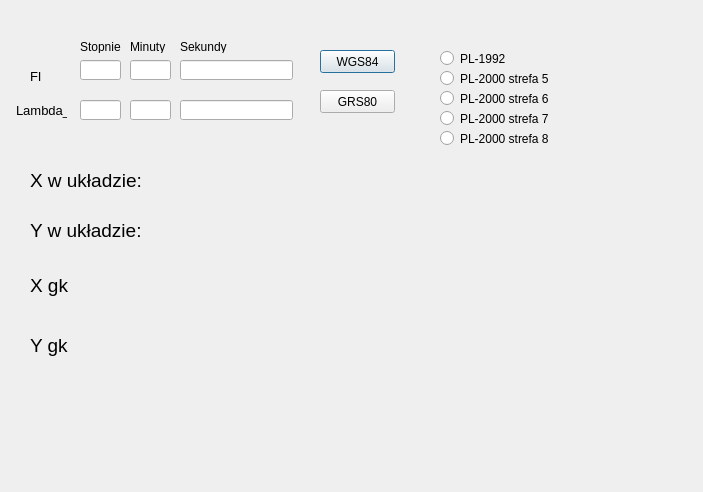
<?xml version="1.0" encoding="UTF-8"?>
<ui version="4.0">
 <class>Dialog</class>
 <widget class="QDialog" name="Dialog">
  <property name="geometry">
   <rect>
    <x>0</x>
    <y>0</y>
    <width>703</width>
    <height>492</height>
   </rect>
  </property>
  <property name="windowTitle">
   <string>Dialog</string>
  </property>
  <widget class="QLabel" name="phi">
   <property name="geometry">
    <rect>
     <x>30</x>
     <y>70</y>
     <width>47</width>
     <height>13</height>
    </rect>
   </property>
   <property name="font">
    <font>
     <pointsize>10</pointsize>
    </font>
   </property>
   <property name="text">
    <string>FI</string>
   </property>
  </widget>
  <widget class="QLabel" name="lambda_">
   <property name="geometry">
    <rect>
     <x>16</x>
     <y>100</y>
     <width>51</width>
     <height>20</height>
    </rect>
   </property>
   <property name="font">
    <font>
     <pointsize>10</pointsize>
    </font>
   </property>
   <property name="text">
    <string>Lambda_</string>
   </property>
  </widget>
  <widget class="QLineEdit" name="fi_stopnie_wprowadz">
   <property name="geometry">
    <rect>
     <x>80</x>
     <y>60</y>
     <width>41</width>
     <height>20</height>
    </rect>
   </property>
   <property name="tabletTracking">
    <bool>false</bool>
   </property>
   <property name="autoFillBackground">
    <bool>false</bool>
   </property>
  </widget>
  <widget class="QLineEdit" name="fi_minuty_wprowadz">
   <property name="geometry">
    <rect>
     <x>130</x>
     <y>60</y>
     <width>41</width>
     <height>20</height>
    </rect>
   </property>
  </widget>
  <widget class="QLineEdit" name="fi_sekundy_wprowadz">
   <property name="geometry">
    <rect>
     <x>180</x>
     <y>60</y>
     <width>113</width>
     <height>20</height>
    </rect>
   </property>
  </widget>
  <widget class="QLineEdit" name="lambda_stopnie_wprowadz">
   <property name="geometry">
    <rect>
     <x>80</x>
     <y>100</y>
     <width>41</width>
     <height>20</height>
    </rect>
   </property>
  </widget>
  <widget class="QLineEdit" name="lambda_minuty_wprowadz">
   <property name="geometry">
    <rect>
     <x>130</x>
     <y>100</y>
     <width>41</width>
     <height>20</height>
    </rect>
   </property>
  </widget>
  <widget class="QLineEdit" name="lambda_sekundy_wprowadz">
   <property name="geometry">
    <rect>
     <x>180</x>
     <y>100</y>
     <width>113</width>
     <height>20</height>
    </rect>
   </property>
  </widget>
  <widget class="QLabel" name="stopnie">
   <property name="geometry">
    <rect>
     <x>80</x>
     <y>40</y>
     <width>47</width>
     <height>13</height>
    </rect>
   </property>
   <property name="text">
    <string>Stopnie</string>
   </property>
  </widget>
  <widget class="QLabel" name="minuty">
   <property name="geometry">
    <rect>
     <x>130</x>
     <y>40</y>
     <width>47</width>
     <height>13</height>
    </rect>
   </property>
   <property name="text">
    <string>Minuty</string>
   </property>
  </widget>
  <widget class="QLabel" name="sekundy">
   <property name="geometry">
    <rect>
     <x>180</x>
     <y>40</y>
     <width>47</width>
     <height>13</height>
    </rect>
   </property>
   <property name="text">
    <string>Sekundy</string>
   </property>
  </widget>
  <widget class="QRadioButton" name="pl2000_str5">
   <property name="geometry">
    <rect>
     <x>440</x>
     <y>70</y>
     <width>181</width>
     <height>17</height>
    </rect>
   </property>
   <property name="text">
    <string>PL-2000 strefa 5</string>
   </property>
  </widget>
  <widget class="QRadioButton" name="pl1992">
   <property name="geometry">
    <rect>
     <x>440</x>
     <y>50</y>
     <width>82</width>
     <height>17</height>
    </rect>
   </property>
   <property name="text">
    <string>PL-1992</string>
   </property>
  </widget>
  <widget class="QLabel" name="x_w_ukladzie">
   <property name="geometry">
    <rect>
     <x>30</x>
     <y>170</y>
     <width>161</width>
     <height>21</height>
    </rect>
   </property>
   <property name="font">
    <font>
     <pointsize>14</pointsize>
    </font>
   </property>
   <property name="text">
    <string>X w układzie:</string>
   </property>
  </widget>
  <widget class="QLabel" name="y_w_ukladzie">
   <property name="geometry">
    <rect>
     <x>30</x>
     <y>220</y>
     <width>151</width>
     <height>21</height>
    </rect>
   </property>
   <property name="font">
    <font>
     <pointsize>14</pointsize>
    </font>
   </property>
   <property name="text">
    <string>Y w układzie:</string>
   </property>
  </widget>
  <widget class="QLabel" name="wynik_x_w_ukladzie">
   <property name="geometry">
    <rect>
     <x>210</x>
     <y>160</y>
     <width>421</width>
     <height>41</height>
    </rect>
   </property>
   <property name="font">
    <font>
     <pointsize>14</pointsize>
    </font>
   </property>
   <property name="text">
    <string/>
   </property>
  </widget>
  <widget class="QLabel" name="wynik_y_w_ukladzie">
   <property name="geometry">
    <rect>
     <x>190</x>
     <y>210</y>
     <width>331</width>
     <height>31</height>
    </rect>
   </property>
   <property name="font">
    <font>
     <pointsize>14</pointsize>
    </font>
   </property>
   <property name="text">
    <string/>
   </property>
  </widget>
  <widget class="QLabel" name="x_gk">
   <property name="geometry">
    <rect>
     <x>30</x>
     <y>270</y>
     <width>131</width>
     <height>31</height>
    </rect>
   </property>
   <property name="font">
    <font>
     <pointsize>14</pointsize>
    </font>
   </property>
   <property name="text">
    <string>X gk</string>
   </property>
  </widget>
  <widget class="QLabel" name="wynik_xgk">
   <property name="geometry">
    <rect>
     <x>156</x>
     <y>262</y>
     <width>161</width>
     <height>31</height>
    </rect>
   </property>
   <property name="font">
    <font>
     <pointsize>14</pointsize>
    </font>
   </property>
   <property name="text">
    <string/>
   </property>
  </widget>
  <widget class="QRadioButton" name="pl2000_str6">
   <property name="geometry">
    <rect>
     <x>440</x>
     <y>90</y>
     <width>131</width>
     <height>17</height>
    </rect>
   </property>
   <property name="text">
    <string>PL-2000 strefa 6</string>
   </property>
  </widget>
  <widget class="QRadioButton" name="pl2000_str7">
   <property name="geometry">
    <rect>
     <x>440</x>
     <y>110</y>
     <width>141</width>
     <height>17</height>
    </rect>
   </property>
   <property name="text">
    <string>PL-2000 strefa 7</string>
   </property>
  </widget>
  <widget class="QRadioButton" name="pl2000_str8">
   <property name="geometry">
    <rect>
     <x>440</x>
     <y>130</y>
     <width>131</width>
     <height>17</height>
    </rect>
   </property>
   <property name="text">
    <string>PL-2000 strefa 8</string>
   </property>
  </widget>
  <widget class="QPushButton" name="WGS84">
   <property name="geometry">
    <rect>
     <x>320</x>
     <y>50</y>
     <width>75</width>
     <height>23</height>
    </rect>
   </property>
   <property name="text">
    <string>WGS84</string>
   </property>
  </widget>
  <widget class="QPushButton" name="GRS80">
   <property name="geometry">
    <rect>
     <x>320</x>
     <y>90</y>
     <width>75</width>
     <height>23</height>
    </rect>
   </property>
   <property name="text">
    <string>GRS80</string>
   </property>
  </widget>
  <widget class="QLabel" name="ygk">
   <property name="geometry">
    <rect>
     <x>30</x>
     <y>310</y>
     <width>141</width>
     <height>71</height>
    </rect>
   </property>
   <property name="font">
    <font>
     <pointsize>14</pointsize>
    </font>
   </property>
   <property name="text">
    <string>Y gk</string>
   </property>
  </widget>
  <widget class="QLabel" name="xgk_wynik">
   <property name="geometry">
    <rect>
     <x>190</x>
     <y>270</y>
     <width>341</width>
     <height>31</height>
    </rect>
   </property>
   <property name="font">
    <font>
     <pointsize>14</pointsize>
    </font>
   </property>
   <property name="text">
    <string/>
   </property>
  </widget>
  <widget class="QLabel" name="ygk_wynik">
   <property name="geometry">
    <rect>
     <x>130</x>
     <y>320</y>
     <width>511</width>
     <height>51</height>
    </rect>
   </property>
   <property name="font">
    <font>
     <pointsize>14</pointsize>
    </font>
   </property>
   <property name="text">
    <string/>
   </property>
  </widget>
 </widget>
 <resources/>
 <connections/>
</ui>
